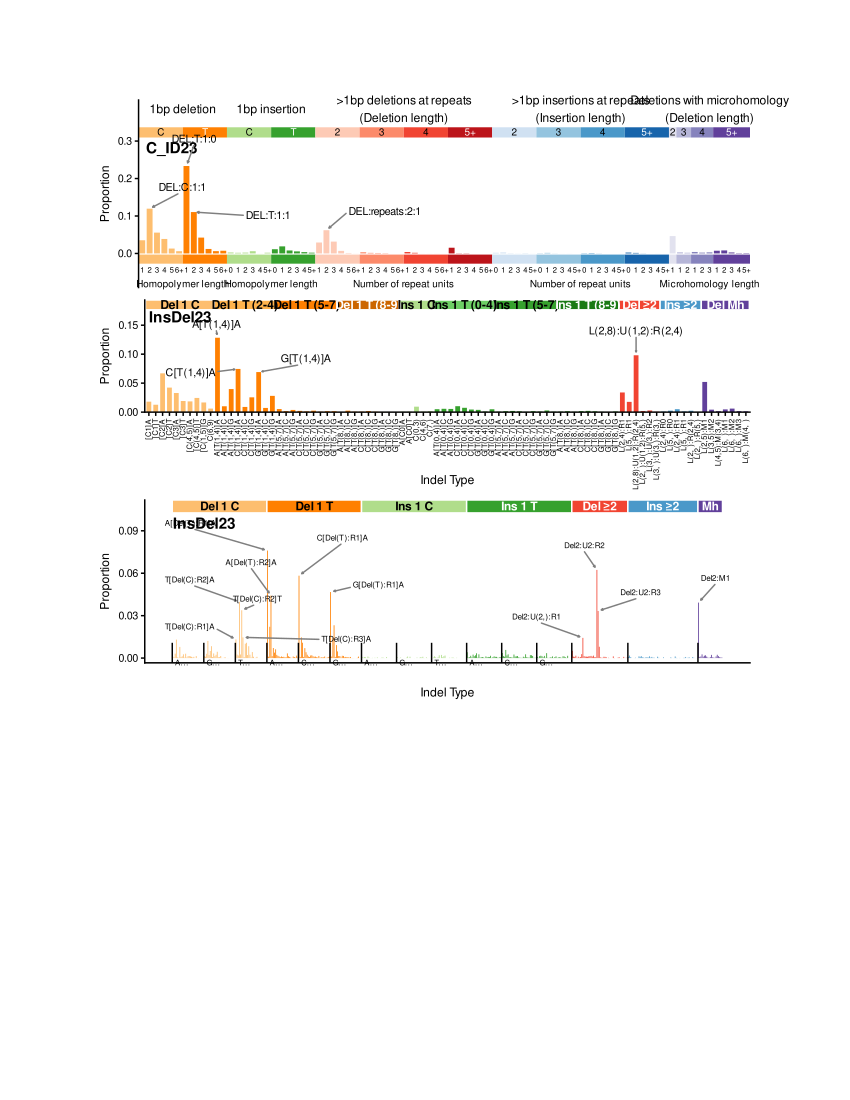

This chart was generated by the following R code:
# fig1.R — 3-panel stacked indel-signature figure (ID83 / ID89 / ID476)
# Portrait letter PDF with editable text (cairo_pdf).
# Input: fig1_data.rds — a list with elements sig_83, sig_89, sig_476, each
# a single-column data frame of mutation-class counts/proportions.

library(ggplot2)

# ---- Params (edit these to tune the figure) -------------------------------

num_peaks   <- 4

base_size_83  <- 11
base_size_89  <- 11
base_size_476 <- 11

page_w      <- 8.5   # letter portrait width  (in)
page_h      <- 11    # letter portrait height (in)
plot_w      <- 6.5   # plot-block width       (in)
plot_h      <- 6.0   # plot-block height      (in) — ggrepel needs ~2 in per panel
margin_left <- 1     # from left edge         (in)
margin_top  <- 1     # from top edge          (in)

# Locate the directory that contains this script so the .rds sibling
# resolves whether sourced interactively, via Rscript, or via source(chdir=).
this_script <- tryCatch(
  {
    ca <- commandArgs(trailingOnly = FALSE)
    m  <- regmatches(ca, regexpr("(?<=--file=).+", ca, perl = TRUE))
    if (length(m)) m[1] else sys.frame(1)$ofile
  },
  error = function(e) NULL)
script_dir <- if (!is.null(this_script) && nzchar(this_script)) {
  dirname(normalizePath(this_script))
} else {
  getwd()
}
data_file <- file.path(script_dir, "fig1_data.rds")
out_file  <- file.path(script_dir, "fig1.pdf")

# ---- Read signatures ------------------------------------------------------

dat <- readRDS(data_file)

# ---- Build the three panels -----------------------------------------------

p83 <- mSigPlot::plot_ID83(
  dat$sig_83,
  num_peak_labels = num_peaks,
  base_size       = base_size_83)

p89 <- mSigPlot::plot_ID89(
  dat$sig_89,
  num_peak_labels = num_peaks,
  base_size       = base_size_89)

p476 <- mSigPlot::plot_ID476(
  dat$sig_476,
  num_peak_labels = num_peaks,
  base_size       = base_size_476)

# Strip outer plot margins so panels fill their 6.5" container horizontally.
# Add ~1/8 in (9 pt) of vertical space between panels via bottom margins
# on the upper two panels.
gap_pt <- 9  # 1/8 inch
p83  <- p83  + ggplot2::theme(plot.margin = ggplot2::margin(0, 0, gap_pt, 0, "pt"))
p89  <- p89  + ggplot2::theme(plot.margin = ggplot2::margin(0, 0, gap_pt, 0, "pt"))
p476 <- p476 + ggplot2::theme(plot.margin = ggplot2::margin(0, 0, 0,      0, "pt"))

combined <- gridExtra::arrangeGrob(
  grobs = list(p83, p89, p476),
  ncol  = 1, nrow = 3)

# ---- Write PDF with plot block positioned in top printable area -----------

cairo_pdf(out_file, width = page_w, height = page_h)
grid::grid.newpage()
vp <- grid::viewport(
  x      = grid::unit(margin_left, "in"),
  y      = grid::unit(page_h - margin_top, "in"),
  width  = grid::unit(plot_w, "in"),
  height = grid::unit(plot_h, "in"),
  just   = c("left", "top"))
grid::pushViewport(vp)
grid::grid.draw(combined)
grid::popViewport()
dev.off()

message("Wrote: ", out_file)
